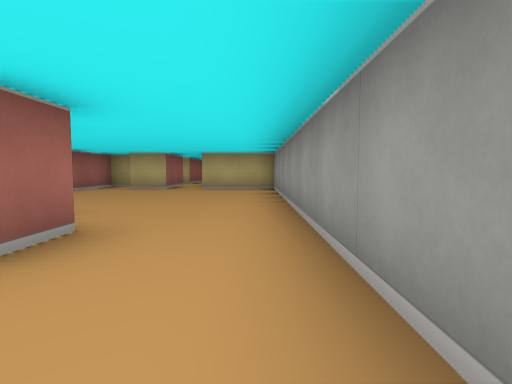
view 1 (above)

21 first-person views from a walk through a cub3D maze. The camera is about half as high as the walls, tilts 4° down and sees 80° across. The floor is counted in squares. Each view is taken from the middle of a square. On the plan, view 1 faces up. The plan holds only what a view shows up to about 9 squares ahead; the rest is blank. The place goes on beyond the plan.

view 2
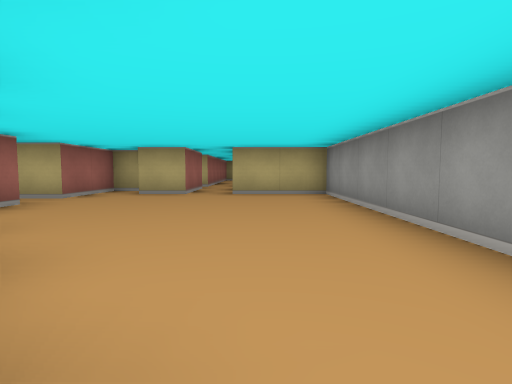

view 3
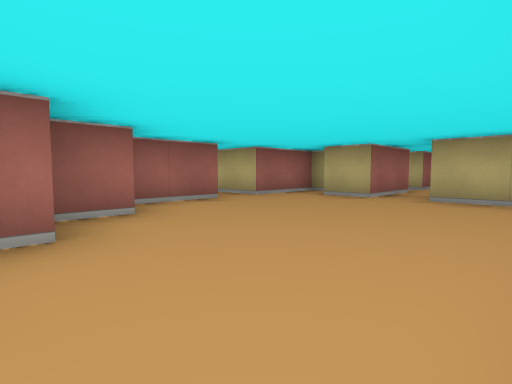

view 4
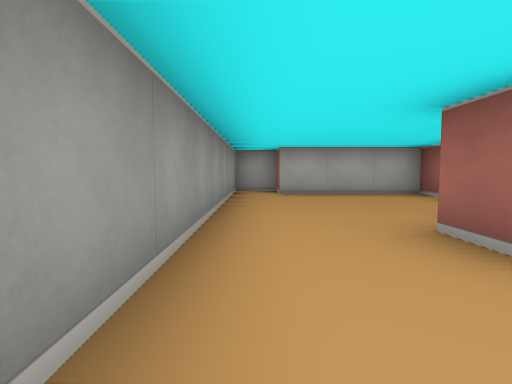

view 5
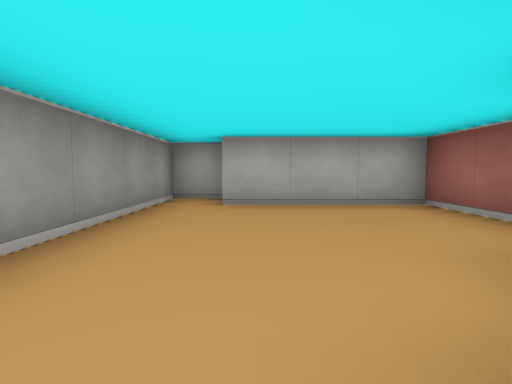

view 6
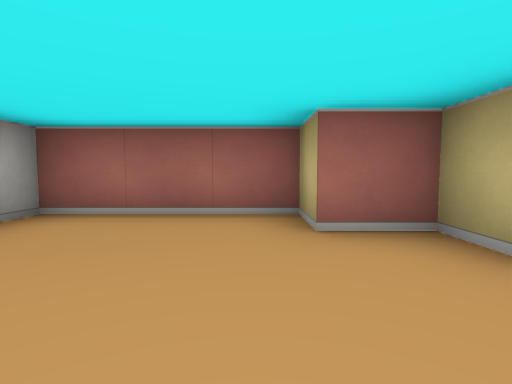

view 7
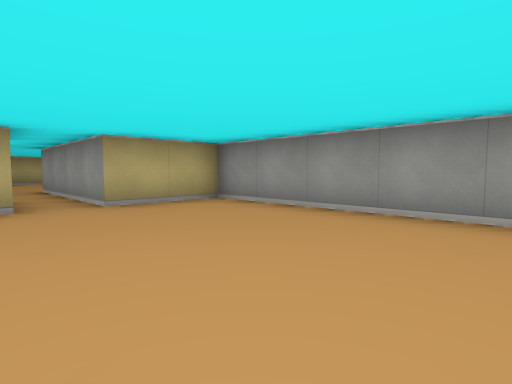

view 8
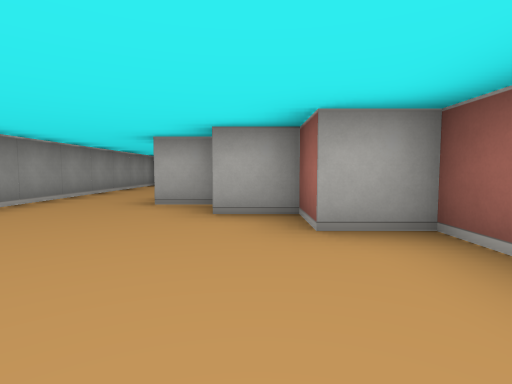

view 9
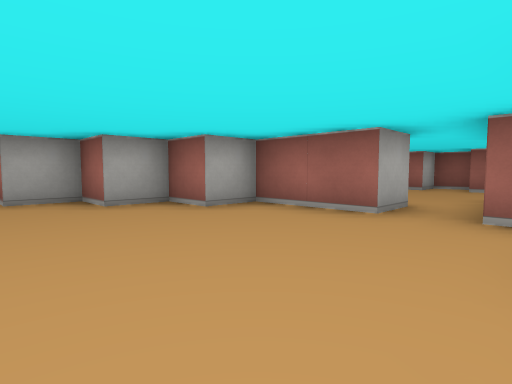

view 10
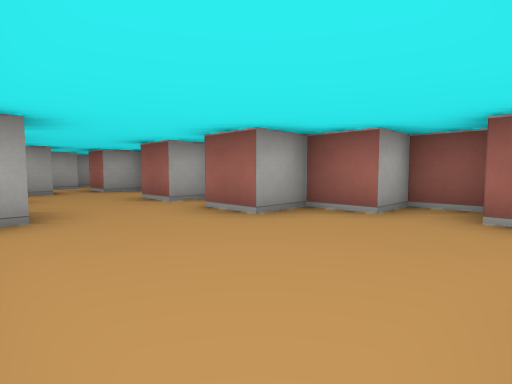

view 11
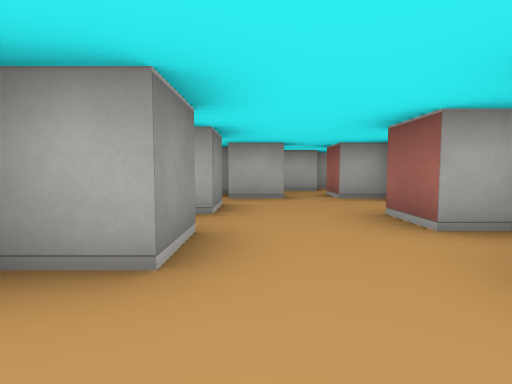

view 12
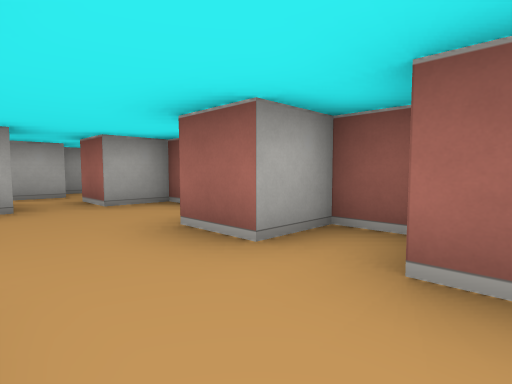

view 13
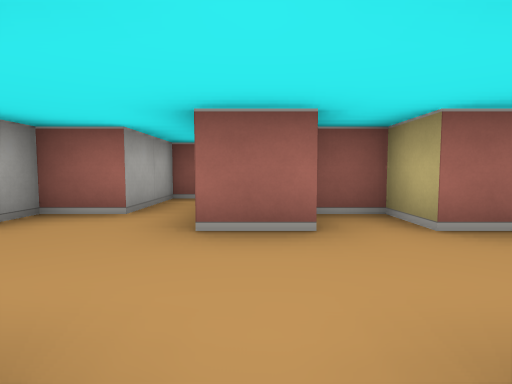

view 14
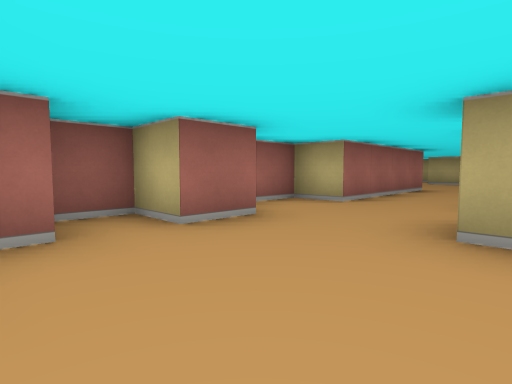

view 15
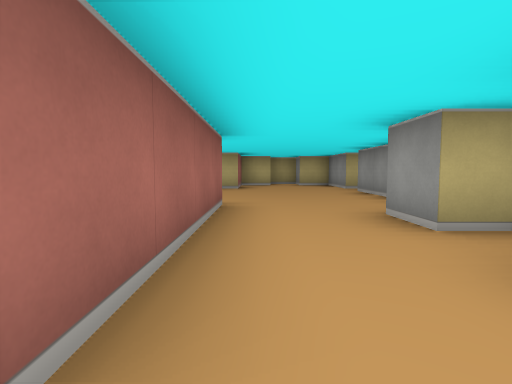

view 16
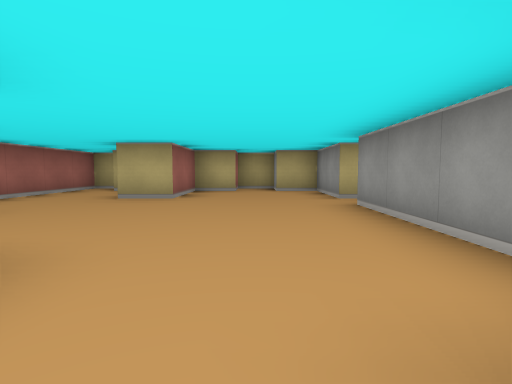

view 17
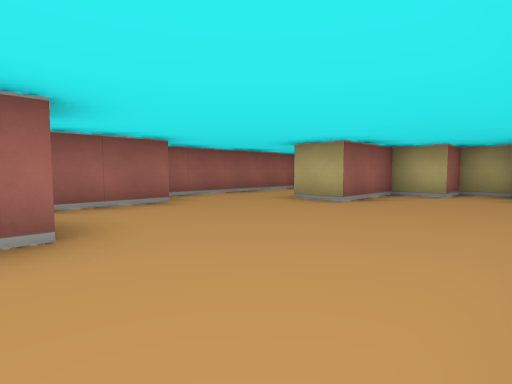

view 18
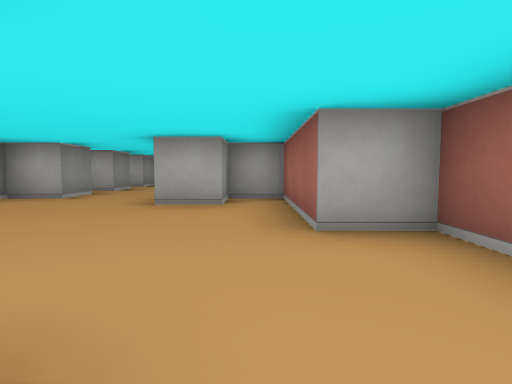

view 19
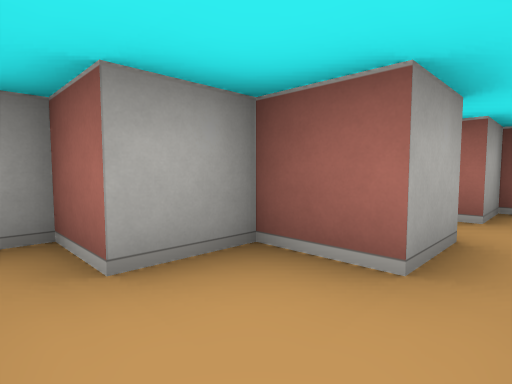

view 20
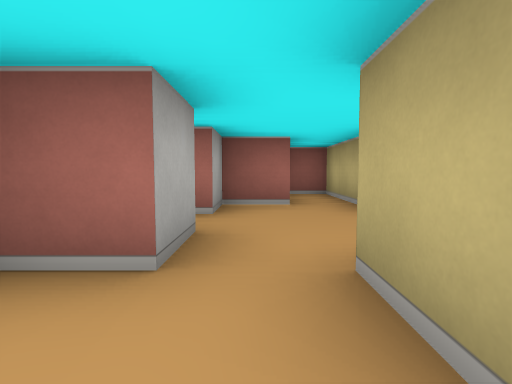

view 21
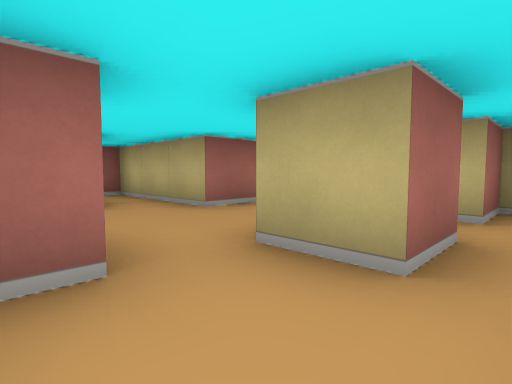

### Floor plan
Points are (right, up) in squares from view 1. A wall is a line through its corners. A room is listed if a view was taken in it or the views show most of it. See-through windows are left out.
Room 1 (views 1, 6)
walls: (-1.5, 1.5) (-2.5, 1.5) (-2.5, 0.5) (-3.5, 0.5) (-3.5, -2.5) (-0.5, -2.5) (-0.5, -3.5) (0.5, -3.5) (0.5, 0.5)
ways out: opening at (-0.5, 0.5) to room 2
Room 2 (views 2, 3, 4, 5, 7, 8, 9)
walls: (-2.5, 8.5) (-3.5, 8.5); (-5.6, 6.5) (-4.5, 6.5) (-4.5, 4.5) (-3.5, 4.5) (-3.5, 3.5) (-2.5, 3.5) (-2.5, 2.5) (-1.5, 2.5) (-1.5, 1.5); (-3.9, 9.5) (-4.5, 9.5) (-4.5, 7.5) (-5.5, 7.5); (0.5, 0.5) (0.5, 8.5) (-1.5, 8.5)
ways out: opening at (-0.5, 0.5) to room 1; opening at (-5, 7) to room 3; opening at (-2, 8) to room 5
Room 3 (views 10, 11, 12, 13, 14, 19, 20, 21)
walls: (-6.5, 2.5) (-6.5, 3.5) (-5.5, 3.5) (-5.5, 2.5); (-5.5, 1.6) (-5.5, 0.5) (-6.5, 0.5) (-6.5, 1.5); (-7.6, -0.5) (-6.5, -0.5) (-6.5, -1.5) (-5.5, -1.5) (-5.5, -2.5) (-5.1, -2.5); (-8.6, -2.5) (-7.6, -2.5); (-5.5, 7.5) (-7.5, 7.5); (-9.1, -3.5) (-8.6, -3.5); (-9.5, 7.5) (-9.5, 6.5) (-10.5, 6.5) (-10.5, 5.5) (-9.5, 5.5) (-9.5, 4.5) (-8.5, 4.5) (-8.5, 3.5) (-9.5, 3.5) (-9.5, 2.5) (-8.5, 2.5) (-8.5, 1.5) (-11.5, 1.5) (-11.5, 0.5) (-9.5, 0.5) (-9.5, -0.5) (-8.5, -0.5) (-8.5, -1.5)
ways out: opening at (-5, 7) to room 2; opening at (-8.5, 7) to room 4
Room 4 (views 15, 16, 17, 18)
walls: (-6.5, 17.5) (-6.5, 19.5) (-7.5, 19.5) (-7.5, 20.5) (-8.5, 20.5) (-8.5, 19.5) (-9.5, 19.5) (-9.5, 17.5) (-10.5, 17.5); (-6.9, 11.5) (-7.5, 11.5) (-7.5, 12.5) (-6.5, 12.5) (-6.5, 16.5); (-7.5, 9.5) (-7.5, 10.5) (-6.9, 10.5); (-11.9, 20.5) (-12.5, 20.5) (-12.5, 15.5) (-11.5, 15.5) (-11.5, 12.5) (-10.5, 12.5) (-10.5, 13.5) (-9.5, 13.5) (-9.5, 9.5) (-10.5, 9.5) (-10.5, 8.5)
ways out: opening at (-8.5, 7) to room 3; opening at (-5.5, 17)
Room 5 (no view inside)
walls: (-2.5, 10.5) (-2.5, 8.5); (-2.5, 11.5) (-2.9, 11.5); (-1.5, 8.5) (-1.5, 11.5)
ways out: opening at (-2, 8) to room 2; opening at (-2, 12)

Where each view was taken, in squares from view 1:
view 1: 0 up, 0 right, facing up
view 2: 2 up, 1 left, facing up
view 3: 3 up, 0 right, facing up-left
view 4: 4 up, 0 right, facing down
view 5: 2 up, 1 left, facing down
view 6: 0 up, 0 right, facing left
view 7: 4 up, 3 left, facing up-right
view 8: 7 up, 3 left, facing down
view 9: 8 up, 1 left, facing down-left
view 10: 7 up, 6 left, facing down-left
view 11: 5 up, 7 left, facing down
view 12: 4 up, 7 left, facing down-left
view 13: 2 up, 6 left, facing left
view 14: 5 up, 7 left, facing up-left
view 15: 9 up, 9 left, facing up
view 16: 12 up, 8 left, facing up
view 17: 13 up, 7 left, facing up-left
view 18: 18 up, 11 left, facing down
view 19: 0 up, 5 left, facing down-left
view 20: 0 up, 5 left, facing left
view 21: 1 down, 5 left, facing up-left
